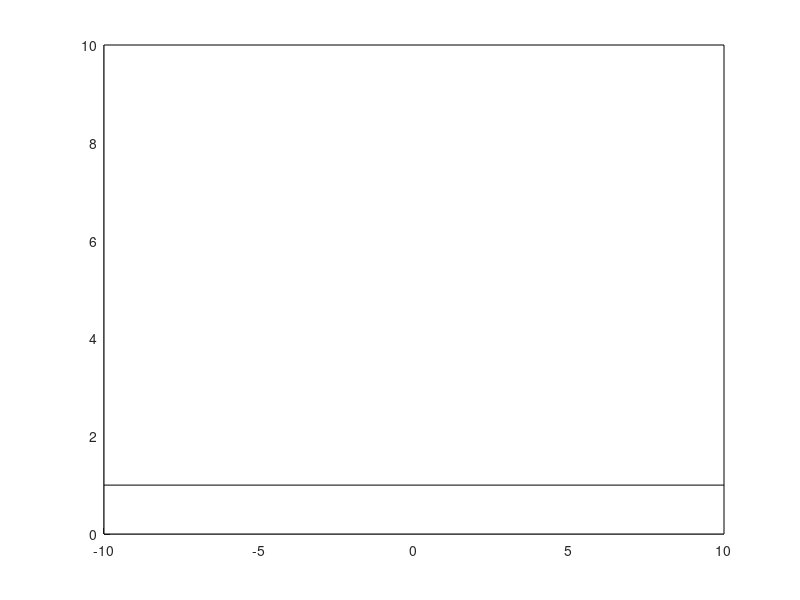

Write the MATLAB code that produced this figure. (Note: this script raises an error after producing the figure.)
clear all
clf
hold on

k = 10;
poz = 0;
p = 0.5;

fill([-k, k, k, -k], [0, 0, 10, 10], 'w');
plot([-k, k], [1, 1], 'k');
disc(poz, 1, 0.4, 'r');
text(poz - 0.2, 2, int2str(i));
text(poz - 0.2, 1, int2str(poz));
for i = 2: k
    if (unidrnd(100) / 100 < p)
        poz = poz + 1;
    else
        poz = poz - 1;
    end
    pause(1);
    fill([-k, k, k, -k], [0, 0, 10, 10], 'w');
    plot([-k, k], [1, 1], 'k');
    disc(poz, 1, 0.4, 'r');
    text(poz - 0.2, 2, int2str(i));
    text(poz - 0.2, 1, int2str(poz));
end
